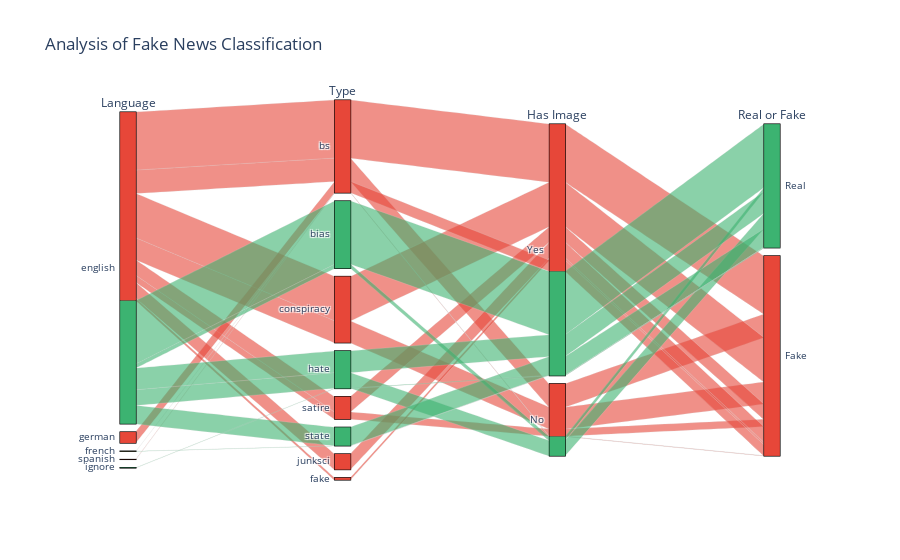

The notebook cell this image was saved under:
### Markdown cell above
Argument: weinig beweging per dag, veel uur op social media argument ...

### Code cell
df5 = pd.read_csv('fakenews.csv')
df5.head()

df5 = df5[df5['language'].notna()]
df5['hasImage'] = df5['hasImage'].apply(lambda x: 'Yes' if x == 1 else 'No')

language = ['english', 'german', 'french', 'spanish', 'ignore']
type = ['bs', 'bias', 'conspiracy', 'hate', 'satire', 'state', 'junksci', 'fake']

fig_parallel2 = go.Figure(data=go.Parcats(
    dimensions=[
        {'label': 'Language', 'values': df5['language'], 'categoryarray': language},
        {'label': 'Type', 'values': df5['type'], 'categoryarray': type},
        {'label': 'Has Image', 'values': df5['hasImage']},
        {'label': 'Real or Fake', 'values': df5['label']}
    ],
    line={'color': df5['label'].apply(lambda x: 'mediumseagreen' if x == 'Real' else '#E74739')}
))

fig_parallel2.update_layout(title='Analysis of Fake News Classification')
fig_parallel2.show()

### Figure 1 — Plotly figure (JSON) as saved in the notebook; plotly's stock layout.template omitted (floating-point values rounded to 4 significant figures; data arrays with more than 128 entries replaced by an {"elided": "..."} marker saying what was removed)
{"data": [{"dimensions": [{"categoryarray": ["english", "german", "french", "spanish", "ignore"], "label": "Language", "values": {"elided": "2095 str values"}}, {"categoryarray": ["bs", "bias", "conspiracy", "hate", "satire", "state", "junksci", "fake"], "label": "Type", "values": {"elided": "2095 str values"}}, {"label": "Has Image", "values": {"elided": "2095 str values"}}, {"label": "Real or Fake", "values": {"elided": "2095 str values"}}], "line": {"color": {"elided": "2095 str values"}}, "type": "parcats"}], "layout": {"title": {"text": "Analysis of Fake News Classification"}}}
